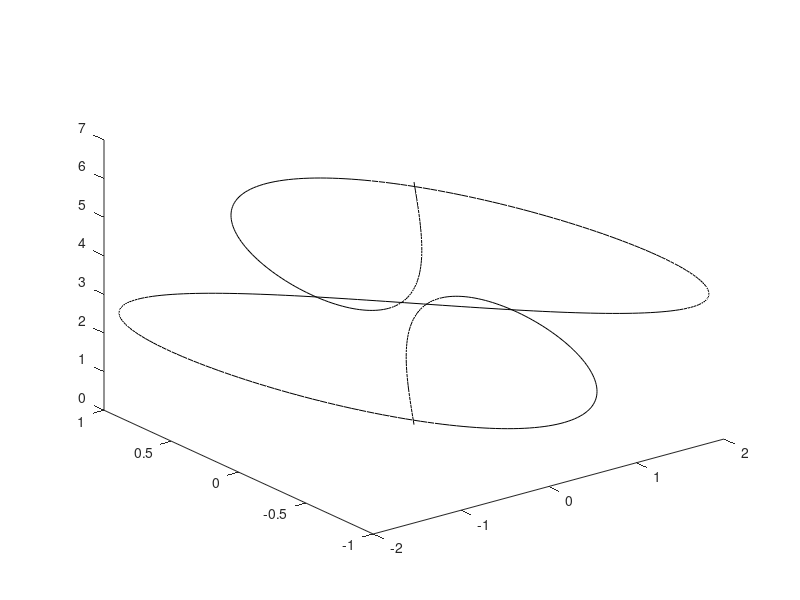

Here is the MATLAB script that generated this plot: (Note: this script raises an error after producing the figure.)
%% Startparameters
    %Detail (Affects Speed)
    s=250;

    %Lissajous curve
    a=3; %Proportions
    b=2;
    d=0; %Starting Angle
    
    %Figure
    fig = figure(...
        'Name','Spinning Illusion',...
        'NumberTitle','off',...
        'Color','w');
    set(fig, 'MenuBar', 'none');
    set(fig, 'ToolBar', 'none');

%% Timeloop
    while true
        %% Curve
        t = 0:pi/s:2*pi;
        xt = 2*sin(b*t);
        yt = sin(a*t+d);
        zt = t;
        
        %% Plot
        p = plot3(xt,yt,zt,'k');
        p.LineWidth = 3;
        axis equal
        axis off
        view(0,90)
        drawnow
        
        %% Break Condition
        if ~ishghandle(fig)
            break
        end
        
        %% Increment
        d = d + pi/s;
    end